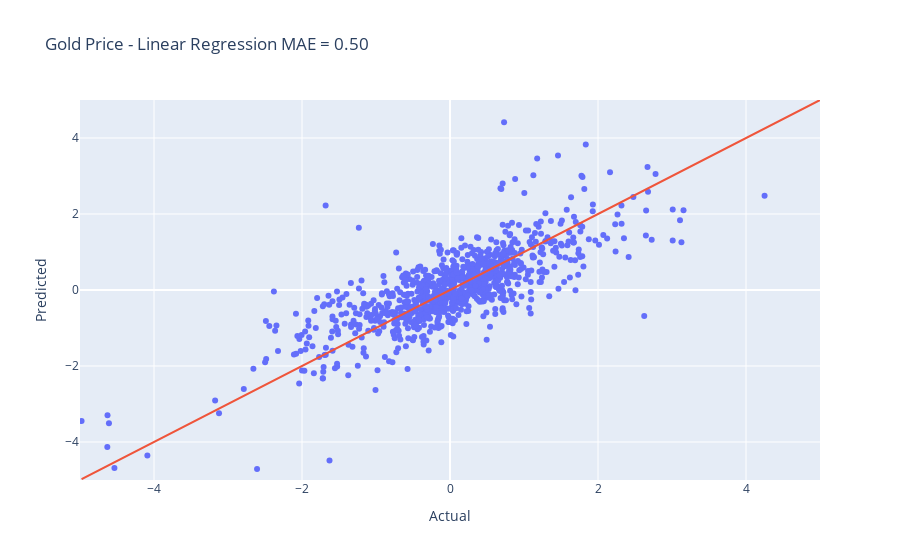

Source (notebook cell):
### Code cell
# Actual vs Predicted plot
fig = go.Figure()
fig.add_trace(go.Scatter(x=predict_df['Actual'], y=predict_df['Linear Regression'], mode='markers', name='Model pre'))
# line of "perfect" fit to visualise error
fig.add_trace(go.Scatter(x=predict_df['Actual'], y=1*predict_df['Actual'], mode='lines'))

fig.update_layout(xaxis_title='Actual', yaxis_title='Predicted',
                  title=f'Gold Price - Linear Regression MAE = {lin_mae:.2f}',
                  xaxis_range=[-5,5], yaxis_range=[-5,5], showlegend=False)
fig.show()

### Figure 1 — Plotly figure (JSON) as saved in the notebook; plotly's stock layout.template omitted (floating-point values rounded to 4 significant figures; data arrays with more than 128 entries replaced by an {"elided": "..."} marker saying what was removed)
{"data": [{"mode": "markers", "name": "Model pre", "type": "scatter", "x": {"elided": "973 float values"}, "y": {"elided": "973 float values"}}, {"mode": "lines", "type": "scatter", "x": {"elided": "973 float values"}, "y": {"elided": "973 float values"}}], "layout": {"showlegend": false, "title": {"text": "Gold Price - Linear Regression MAE = 0.50"}, "xaxis": {"range": [-5, 5], "title": {"text": "Actual"}}, "yaxis": {"range": [-5, 5], "title": {"text": "Predicted"}}}}
